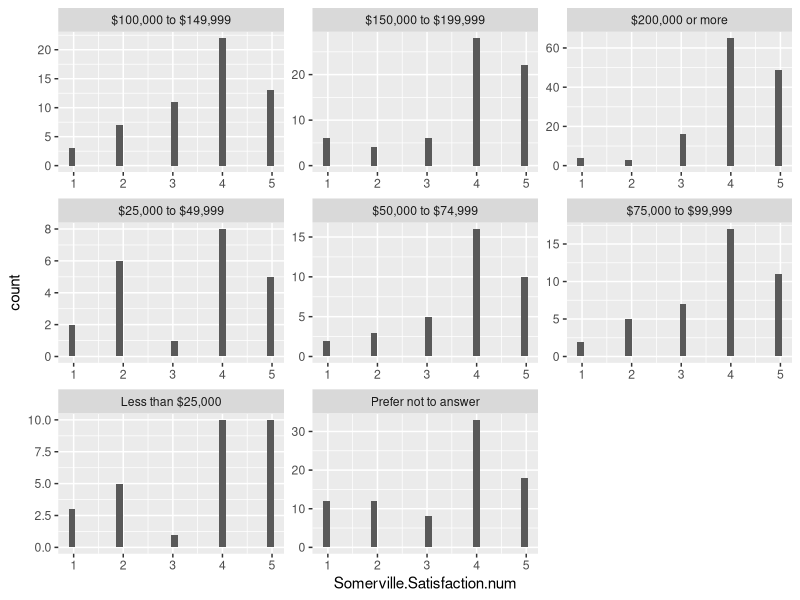
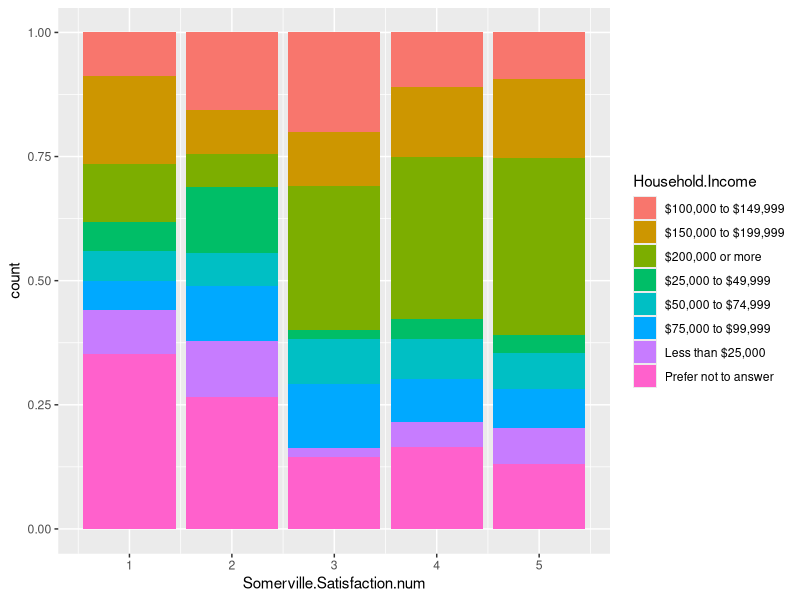
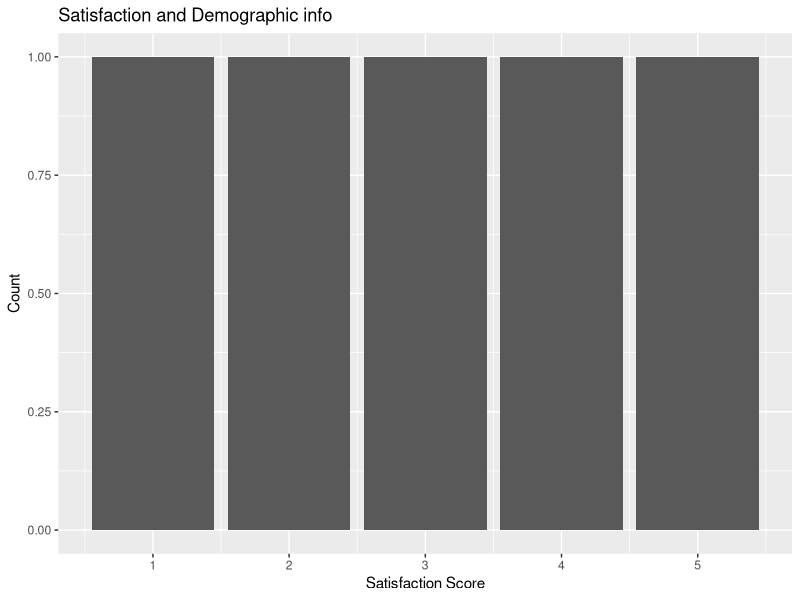
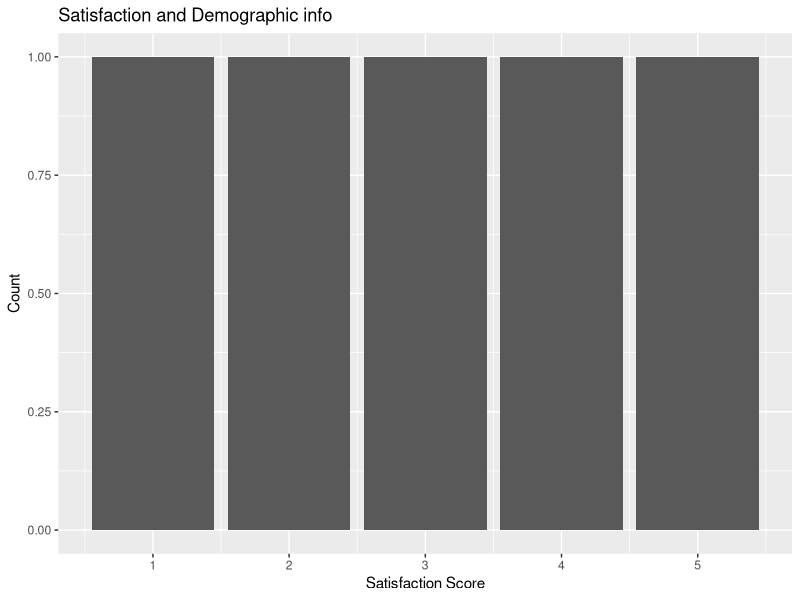
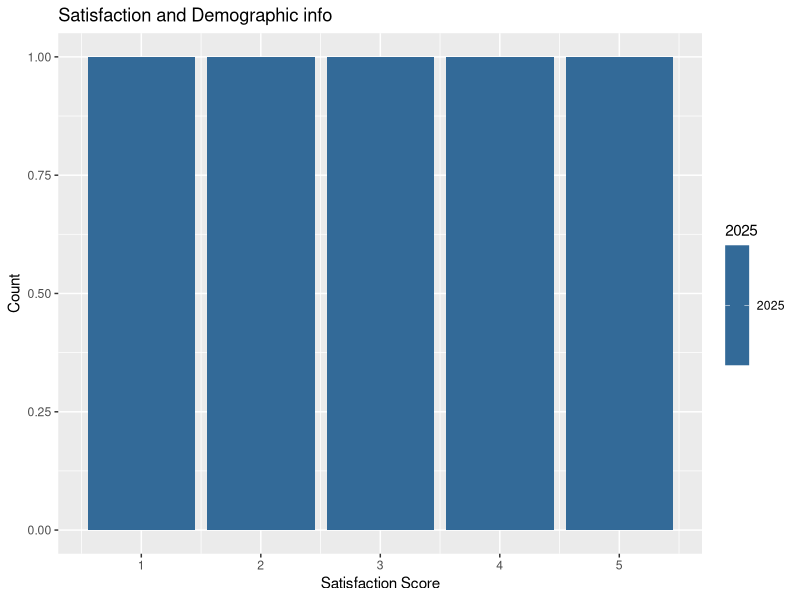
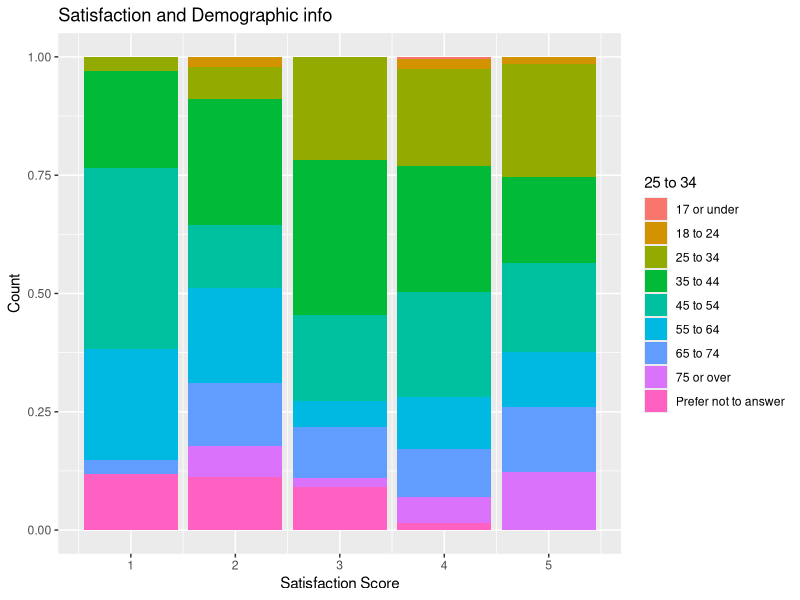
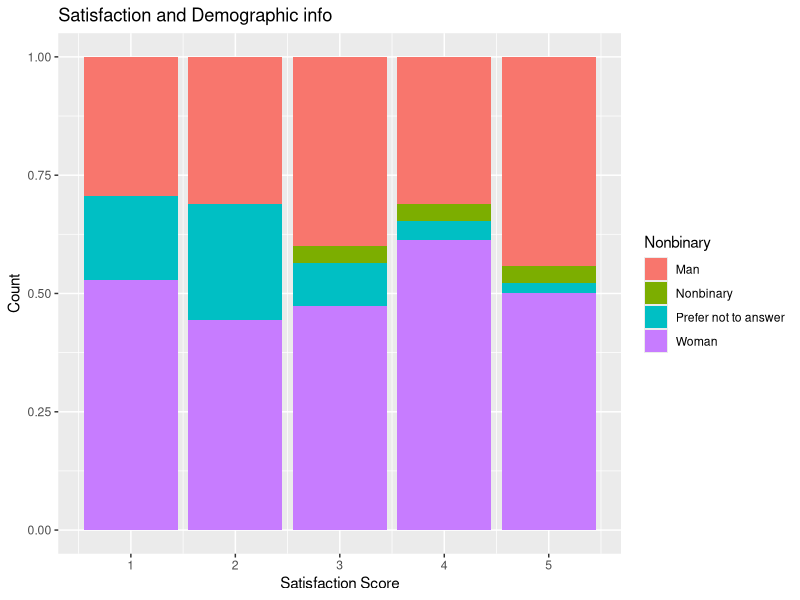
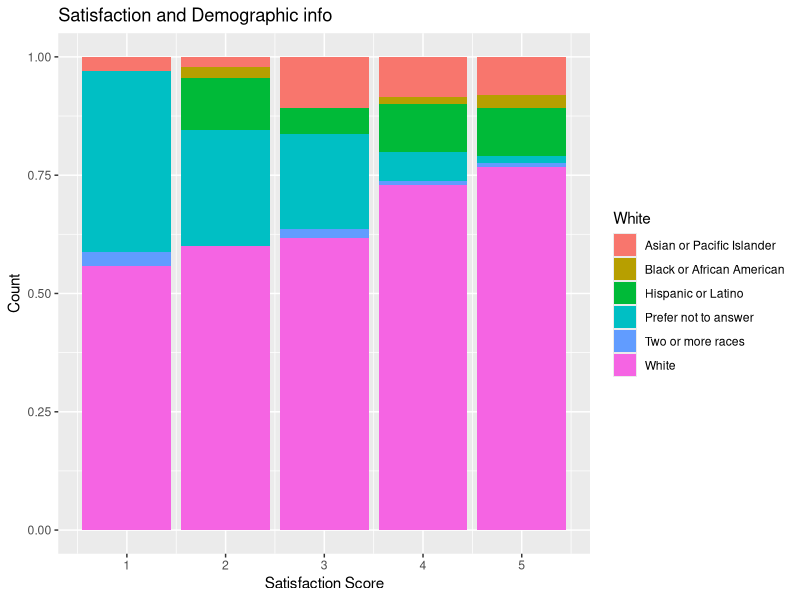

Reproduce these figures in R, in order.
## ---- chunk 1
library(tidyverse)
library(ggplot2)
library(knitr)
## ---- chunk 2
# the refined comes from the data tidying that was previously done, if you run the code you'll get the new csv on your computer
Somerville_data <- read.csv("refined_somerville.csv")
View(Somerville_data)
## ---- chunk 3
# I think we need to decide if we want to do happiness or satisfaction because in the data cleaning, we took out happiness and only left in satisfaction. 
Somerville_data |>
  ggplot(aes(x = Somerville.Satisfaction.num)) + facet_wrap(vars(Household.Income), scales = "free") + geom_histogram()
## ---- chunk 4
Somerville_data |> filter(Year == 2025) |>
  ggplot(aes(x = Somerville.Satisfaction.num, fill = Household.Income)) + geom_bar(position = "fill")
## ---- chunk 5
barFunction <- function(var){
  Somerville_data |> 
    filter(var == {{var}}) |> 
    ggplot(aes(x = Somerville.Satisfaction.num, fill = {var})) + geom_bar(position = "fill") + labs(title = "Satisfaction and Demographic info", x = "Satisfaction Score", y = "Count", fill = var)
  
}

map(Somerville_data, barFunction)
## ---- chunk 6
# we also don't have some of these variables
Somerville_data |> 
  select(ID, Gender, Age, Race.Ethnicity) |>
  kable()
## ---- chunk 7
#seeing total number of participants
Somerville_data |>
  summarize(count = n()) |>
  kable()
## ---- chunk 8
#just seeing number of people in each race because it will def affect analyses
Somerville_data |>
  group_by(Race.Ethnicity) |>
  summarize(raceCount = n()) |>
  kable()
## ---- chunk 9
# attempting to write a function- this is just normal code
Somerville_data |>
  group_by(Race.Ethnicity) |>
  summarize(medianEduSat = median(Education.Quality.Satisfaction.num), 
            medianHap = median (Happiness.num))
## ---- chunk 10
#this one is weird bc the is.numeric is returning all of the numeric, even year, so I will try again, but idk if it will be right 
findingMedian <- function(data){
  data |>
  group_by(Race.Ethnicity) |>
  summarize(across(where(is.numeric), median))
}
## ---- chunk 11
findingMedian(Somerville_data)
## ---- chunk 12
#function pt 2
findingMedian2 <- function(data){
 data |>
  group_by(Race.Ethnicity) |>
  summarize(across(c(Education.Quality.Satisfaction.num, Housing.Condition.Satisfaction.num, Feel.Part.Community.num, Somerville.Satisfaction.num, Happiness.num), median))
}
## ---- chunk 13
findingMedian2(Somerville_data)
## ---- chunk 14
Somerville_data |> 
  ggplot(aes(x = Somerville.Satisfaction.num)) + 
  geom_histogram()
## ---- chunk 15
#idk if this is right
histogramFunction <- function(data, col){
  data |> 
  ggplot(aes(x = {{col}})) + 
  geom_histogram()
}
## ---- chunk 16
histogramFunction(Somerville_data, Somerville.Satisfaction.num)
## ---- chunk 17
histogramFunction(Somerville_data, Feel.Part.Community.num)
## ---- chunk 18
histogramFunction(Somerville_data, Happiness.num)
## ---- chunk 19
histogramFunction(Somerville_data, Education.Quality.Satisfaction.num)
## ---- chunk 20
histogramFunction(Somerville_data, Housing.Condition.Satisfaction.num)
